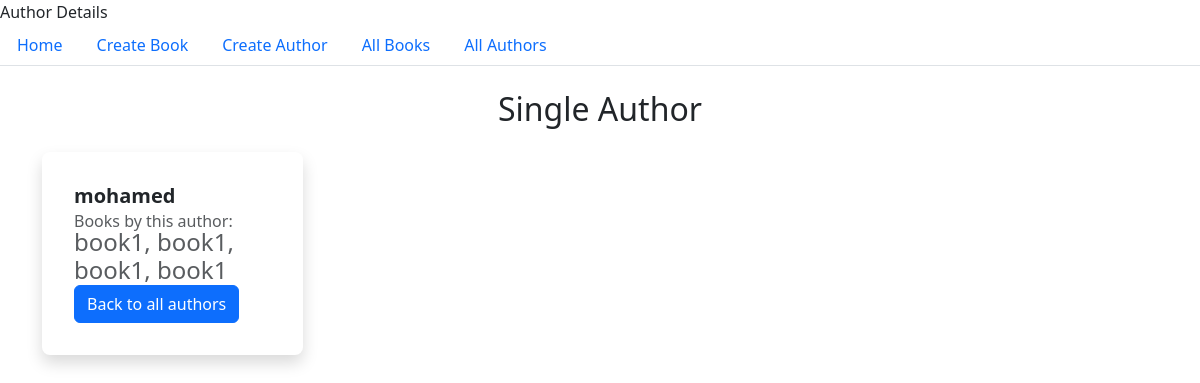
Screenshot of /author/3 with the database file from the repository.
### Books_Authors/models.py (models this page shows)
class Author(db.Model):
    id = db.Column(db.Integer, primary_key=True)
    name = db.Column(db.String(100),unique=True, nullable=False)
    books = db.relationship('Book', backref='author', lazy=True)

class Book(db.Model):
    id = db.Column(db.Integer, primary_key=True)
    title = db.Column(db.String(100), nullable=False)
    publish_date = db.Column(db.String(100), nullable=False)
    price = db.Column(db.String(100), nullable=False)
    create_date = db.Column(db.String(100), nullable=False)
    author_id = db.Column(db.Integer, db.ForeignKey('author.id'), nullable=False)

### Books_Authors/main.py (the view)
@main.route('/author/<int:author_id>', methods=['GET'])
def author_details(author_id):
    author = Author.query.get_or_404(author_id)
    return render_template('author_details.html', author=author)

### Books_Authors/templates/author_details.html (shortened to what this page needs)
{% extends 'base.html' %}
{% block navbar %}
{% include "navbar.html" %}
{% endblock %}
{% block content %}
<div class="container mt-4">
    <h2 class="text-center mb-4">Single Author</h2>
    <div class="row row-cols-1 row-cols-md-3 row-cols-lg-4 g-4">
        <div class="col">
            <div class="card h-100 border-0 shadow p-3 rounded-3" style="transition: transform 0.2s ease-in-out;">
                <div class="card-body">
                    <h5 class="card-title fw-bold">{{ author.name }}</h5>
                    <h6 class="card-subtitle text-muted">Books by this author:</h6>
                    <h4 class="card-subtitle text-muted">
                        {% for book in author.books %}
                            {{ book.title }}{% if not loop.last %}, {% endif %}
                        {% endfor %}
                    </h4>
                    <a href="{{ url_for('get_authors')}}" class="btn btn-primary">Back to all authors</a>
                </div>
            </div>
        </div>
    </div>
</div>
{% endblock %}

### rows the page displays
Author: name "mohamed"
Book: title "book1"
Book: title "book1"
Book: title "book1"
Book: title "book1"
